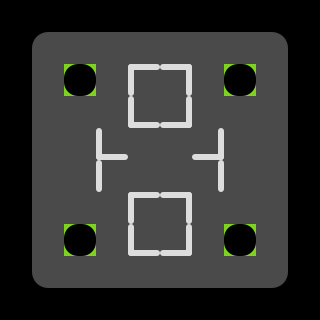

The image is a tile-based game level rendered from a .tmx file. Its description and source (layers, tilesets, objects; grid data summarised) follow:
An orthogonal 10x10 tile map with 32x32 px tiles, 4 tile layers (grid, walls, cellrounded, blockrounded) and 20 objects (8x falling, 4x portal, 4x enemy, 2x goal, player, ...).

<map version="1.0" orientation="orthogonal" width="10" height="10" tilewidth="32" tileheight="32">
 <tileset firstgid="1" name="walls" tilewidth="32" tileheight="32">
  <image source="../cells.png" trans="ff00ff" width="128" height="384" />
 </tileset>
 <layer name="grid" width="10" height="10">
  <data>[100 cells, 100 non-empty, 2 distinct tile ids]</data>
 </layer>
 <layer name="walls" width="10" height="10">
  <data>[100 cells, 12 non-empty, 6 distinct tile ids]</data>
 </layer>
 <layer name="cellrounded" width="10" height="10">
  <data>[100 cells, 4 non-empty, 4 distinct tile ids]</data>
 </layer>
 <layer name="blockrounded" width="10" height="10">
  <data>[100 cells, 4 non-empty, 1 distinct tile ids]</data>
 </layer>
 <objectgroup name="portals" width="10" height="10">
  <object type="portal" x="49" y="146" />
  <object type="portal" x="171" y="82" />
  <object type="portal" x="147" y="237" />
  <object type="portal" x="269" y="174" />
 </objectgroup>
 <objectgroup name="players" width="10" height="10">
  <object type="player" x="145" y="144" />
 </objectgroup>
 <objectgroup name="items" width="10" height="10">
  <object type="goal" x="147" y="108" />
  <object type="goal" x="172" y="209" />
 </objectgroup>
 <objectgroup name="enemies" width="10" height="10">
  <object type="enemy" x="50" y="51" />
  <object type="enemy" x="268" y="52" />
  <object type="enemy" x="50" y="269" />
  <object type="enemy" x="268" y="268" />
 </objectgroup>
 <objectgroup name="cells" width="10" height="10">
  <object type="falling" x="112" y="51" />
  <object type="falling" x="141" y="52" />
  <object type="falling" x="173" y="51" />
  <object type="falling" x="205" y="49" />
  <object type="falling" x="110" y="268" />
  <object type="falling" x="143" y="268" />
  <object type="falling" x="175" y="267" />
  <object type="falling" x="202" y="267" />
 </objectgroup>
 <objectgroup name="powerups" width="10" height="10">
  <object type="slide" x="111" y="143" />
 </objectgroup>
</map>
